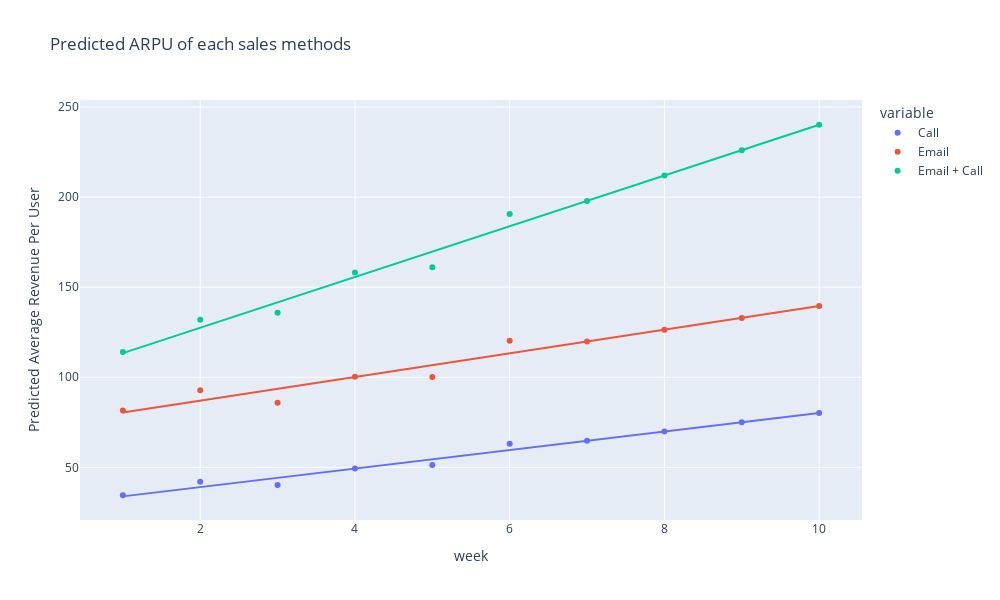

Here is the notebook cell this chart was saved with:
### Code cell
# plot the predicted values    
px.scatter(pred_average_rev
                      , x = 'week'
                      , y = ['Call', 'Email', 'Email + Call']
                      , trendline = 'ols'
                      , width = 1000
                      , height = 600
                      , title = 'Predicted ARPU of each sales methods'
).update_layout(
    yaxis_title="Predicted Average Revenue Per User"
)
plt.show()

### Figure 1 — Plotly figure (JSON) as saved in the notebook; plotly's stock layout.template omitted (floating-point values rounded to 4 significant figures)
{"data": [{"hovertemplate": "variable=Call<br>week=%{x}<br>value=%{y}<extra></extra>", "legendgroup": "Call", "marker": {"color": "#636efa", "symbol": "circle"}, "mode": "markers", "name": "Call", "orientation": "v", "showlegend": true, "type": "scatter", "x": [1, 2, 3, 4, 5, 6, 7, 8, 9, 10], "xaxis": "x", "y": [34.51, 41.98, 40.19, 49.35, 51.26, 63.06, 64.7, 69.84, 74.98, 80.11], "yaxis": "y"}, {"hovertemplate": "<b>OLS trendline</b><br>value = 5.13636 * week + 28.748<br>R<sup>2</sup>=0.978799<br><br>variable=Call<br>week=%{x}<br>value=%{y} <b>(trend)</b><extra></extra>", "legendgroup": "Call", "marker": {"color": "#636efa", "symbol": "circle"}, "mode": "lines", "name": "Call", "showlegend": false, "type": "scatter", "x": [1, 2, 3, 4, 5, 6, 7, 8, 9, 10], "xaxis": "x", "y": [33.88, 39.02, 44.16, 49.29, 54.43, 59.57, 64.7, 69.84, 74.98, 80.11], "yaxis": "y"}, {"hovertemplate": "variable=Email<br>week=%{x}<br>value=%{y}<extra></extra>", "legendgroup": "Email", "marker": {"color": "#EF553B", "symbol": "circle"}, "mode": "markers", "name": "Email", "orientation": "v", "showlegend": true, "type": "scatter", "x": [1, 2, 3, 4, 5, 6, 7, 8, 9, 10], "xaxis": "x", "y": [81.62, 92.79, 85.91, 100.3, 100.1, 120.3, 119.8, 126.4, 133.0, 139.5], "yaxis": "y"}, {"hovertemplate": "<b>OLS trendline</b><br>value = 6.5677 * week + 73.8507<br>R<sup>2</sup>=0.950033<br><br>variable=Email<br>week=%{x}<br>value=%{y} <b>(trend)</b><extra></extra>", "legendgroup": "Email", "marker": {"color": "#EF553B", "symbol": "circle"}, "mode": "lines", "name": "Email", "showlegend": false, "type": "scatter", "x": [1, 2, 3, 4, 5, 6, 7, 8, 9, 10], "xaxis": "x", "y": [80.42, 86.99, 93.55, 100.1, 106.7, 113.3, 119.8, 126.4, 133.0, 139.5], "yaxis": "y"}, {"hovertemplate": "variable=Email + Call<br>week=%{x}<br>value=%{y}<extra></extra>", "legendgroup": "Email + Call", "marker": {"color": "#00cc96", "symbol": "circle"}, "mode": "markers", "name": "Email + Call", "orientation": "v", "showlegend": true, "type": "scatter", "x": [1, 2, 3, 4, 5, 6, 7, 8, 9, 10], "xaxis": "x", "y": [114.1, 131.9, 135.8, 158.2, 161.1, 190.7, 197.9, 212, 226.1, 240.2], "yaxis": "y"}, {"hovertemplate": "<b>OLS trendline</b><br>value = 14.0853 * week + 99.316<br>R<sup>2</sup>=0.989079<br><br>variable=Email + Call<br>week=%{x}<br>value=%{y} <b>(trend)</b><extra></extra>", "legendgroup": "Email + Call", "marker": {"color": "#00cc96", "symbol": "circle"}, "mode": "lines", "name": "Email + Call", "showlegend": false, "type": "scatter", "x": [1, 2, 3, 4, 5, 6, 7, 8, 9, 10], "xaxis": "x", "y": [113.4, 127.5, 141.6, 155.7, 169.7, 183.8, 197.9, 212.0, 226.1, 240.2], "yaxis": "y"}], "layout": {"height": 600, "legend": {"title": {"text": "variable"}, "tracegroupgap": 0}, "title": {"text": "Predicted ARPU of each sales methods"}, "width": 1000, "xaxis": {"anchor": "y", "domain": [0, 1], "title": {"text": "week"}}, "yaxis": {"anchor": "x", "domain": [0, 1], "title": {"text": "Predicted Average Revenue Per User"}}}}
